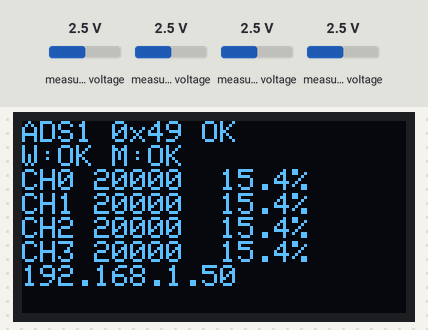
The program below on a simulated ESP8266 (NodeMCU). On the bench: 128×64 one-colour display. The inputs (shaded band) are chosen by the test bench; at power-on: measured voltage 2.5 V. WiFi joins after 1.5 s; servers stay silent unless stated; no MQTT or app messages arrive unless stated.

Above: at 6.4 s.
6.5 s: measured voltage (sensor 200) set to 0.1 V
At 13.4 s:
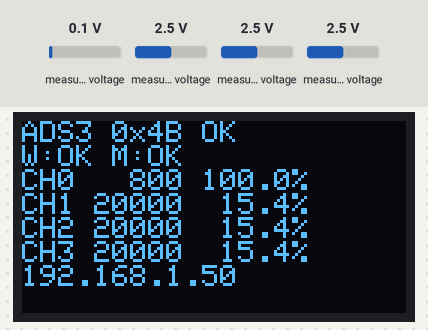
23.5 s: measured voltage (sensor 201) set to 0.1 V
At 31.3 s:
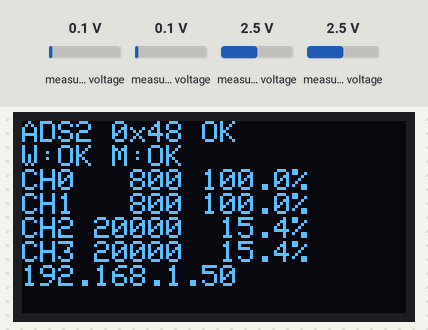
32.0 s: measured voltage (sensor 202) set to 0.1 V
At 45.2 s:
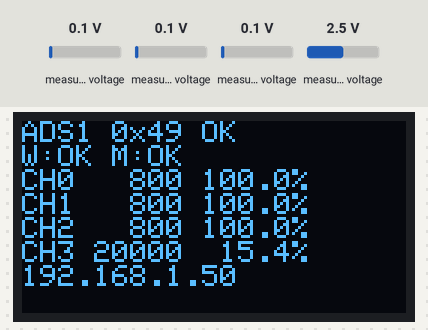
45.5 s: measured voltage (sensor 203) set to 0.1 V
At 51.7 s:
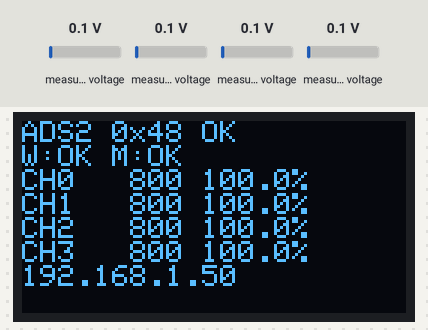
52.0 s: measured voltage (sensor 200) set to 1.2 V
At 64.6 s:
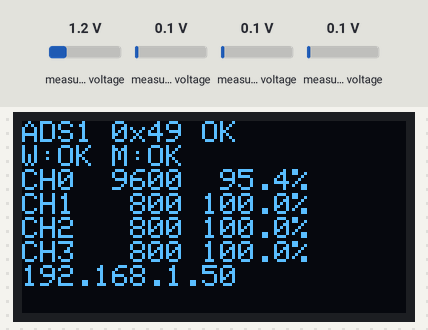
65.6 s: measured voltage (sensor 201) set to 1.2 V
At 71.8 s:
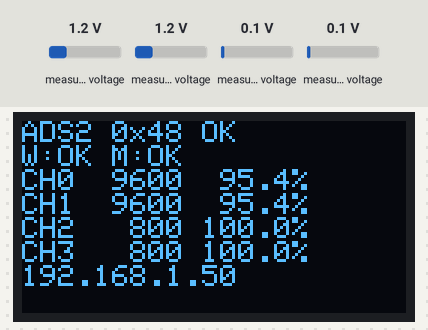
Timing chart, 0 to 73.1 s (numbered marks = the images above; inputs shaded):
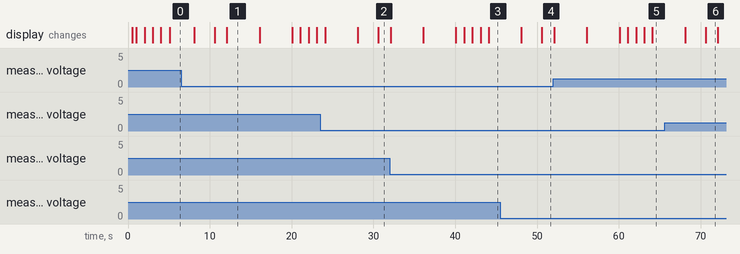

Measured:
- after the input at 45.5 s, the display: first differs from a run without the input after 5.1 s (image 4)
- what the display in image 1 shows lasts 4.0 s, from 12.1 s to 16.1 s

The program:

main.cpp
```cpp
#include <Arduino.h>
#include <ArduinoJson.h>
#include <ESP8266WiFi.h>
#include <Wire.h>

#include "config.h"
#include "credentials.h"
#include "mqtt_client.h"
#include "oled_ui.h"
#include "soil_reader.h"

namespace {

SoilReader soilReader;
MqttClient mqttClient;
OledUi oledUi;

uint32_t publishIntervalMs = DEFAULT_PUBLISH_INTERVAL_MS;
uint32_t lastPublishMs = 0;
uint32_t lastWifiAttemptMs = 0;
bool publishRequested = true;

void startWifi() {
  if (WiFi.status() == WL_CONNECTED) {
    return;
  }

  WiFi.mode(WIFI_STA);
  WiFi.persistent(false);
  WiFi.setAutoReconnect(true);
  WiFi.begin(WIFI_SSID, WIFI_PASSWORD);
  lastWifiAttemptMs = millis();
}

void maintainWifi() {
  if (WiFi.status() == WL_CONNECTED) {
    return;
  }

  const uint32_t now = millis();
  if (now - lastWifiAttemptMs >= WIFI_RETRY_INTERVAL_MS) {
    WiFi.disconnect();
    WiFi.begin(WIFI_SSID, WIFI_PASSWORD);
    lastWifiAttemptMs = now;
  }
}

void handleMqttCommand(const uint8_t* payload, size_t length) {
  StaticJsonDocument<192> command;
  const DeserializationError error = deserializeJson(command, payload, length);
  if (error) {
    return;
  }

  if (command["read_now"] | false) {
    publishRequested = true;
  }

  if (command.containsKey("interval_ms")) {
    const uint32_t requestedInterval = command["interval_ms"].as<uint32_t>();
    publishIntervalMs =
        constrain(requestedInterval, MIN_PUBLISH_INTERVAL_MS, MAX_PUBLISH_INTERVAL_MS);
  }

  if (command.containsKey("oled_page")) {
    const int requestedPage = command["oled_page"].as<int>();
    oledUi.setPage(static_cast<uint8_t>(
        constrain(requestedPage, 0, static_cast<int>(OLED_PAGE_COUNT - 1))));
  }
}

void publishSensorData() {
  soilReader.readAll();

  StaticJsonDocument<SENSOR_JSON_CAPACITY> document;
  document["device_id"] = MQTT_CLIENT_ID;
  document["wifi_rssi"] = WiFi.status() == WL_CONNECTED ? WiFi.RSSI() : 0;
  document["uptime_ms"] = millis();

  JsonArray adsArray = document.createNestedArray("ads");
  const SoilReading* readings = soilReader.readings();

  for (uint8_t adsIndex = 0; adsIndex < ADS_COUNT; ++adsIndex) {
    JsonObject adsObject = adsArray.createNestedObject();
    adsObject["id"] = adsIndex + 1;

    char addressText[5];
    const uint8_t address = pgm_read_byte(&ADS_ADDRESSES[adsIndex]);
    snprintf(addressText, sizeof(addressText), "0x%02X", address);
    adsObject["address"] = addressText;
    adsObject["online"] = soilReader.isOnline(adsIndex);

    JsonArray channels = adsObject.createNestedArray("channels");
    for (uint8_t channel = 0; channel < CHANNELS_PER_ADS; ++channel) {
      const SoilReading& reading =
          readings[(adsIndex * CHANNELS_PER_ADS) + channel];
      JsonObject channelObject = channels.createNestedObject();
      channelObject["ch"] = channel;
      channelObject["raw"] = reading.raw;
      channelObject["voltage"] = reading.voltage;
      channelObject["percent"] = reading.percent;
    }
  }

  if (document.overflowed()) {
    return;
  }

  mqttClient.publishSensor(document);
}

}  // namespace

void setup() {
  Wire.begin(I2C_SDA_PIN, I2C_SCL_PIN);
  Wire.setClock(I2C_CLOCK_HZ);
  soilReader.begin();
  if (OLED_ENABLED) {
    oledUi.begin();
  }

  mqttClient.begin(MQTT_HOST, MQTT_PORT, MQTT_USER, MQTT_PASSWORD,
                   MQTT_CLIENT_ID, MQTT_BASE_TOPIC);
  mqttClient.setCommandHandler(handleMqttCommand);

  startWifi();
}

void loop() {
  maintainWifi();
  mqttClient.loop();

  const uint32_t now = millis();
  if (publishRequested || now - lastPublishMs >= publishIntervalMs) {
    publishRequested = false;
    lastPublishMs = now;
    publishSensorData();
  }

  if (OLED_ENABLED) {
    oledUi.update(soilReader, mqttClient.connected());
  }
  yield();
}
```

credentials.example.h
```cpp
#pragma once

// Copy this file to credentials.h and replace the example values.
#define WIFI_SSID "your-wifi-ssid"
#define WIFI_PASSWORD "your-wifi-password"

#define MQTT_HOST "192.168.1.10"
#define MQTT_PORT 1883
#define MQTT_USER "mqtt-user"
#define MQTT_PASSWORD "mqtt-password"
#define MQTT_CLIENT_ID "esp01-soil-01"
#define MQTT_BASE_TOPIC "garden/soil/esp01-soil-01"

// The ESP8266 connects only to MQTT_HOST:MQTT_PORT.
// If the broker is reachable only through SSH, create the SSH tunnel on a
// server/router/laptop that is reachable by the ESP; do not run SSH on ESP-01.
```

mqtt_client.h
```cpp
#pragma once

#include <Arduino.h>
#include <ArduinoJson.h>
#include <ESP8266WiFi.h>
#include <PubSubClient.h>

#include "config.h"

using MqttCommandHandler = void (*)(const uint8_t* payload, size_t length);

class MqttClient {
 public:
  void begin(const char* host, uint16_t port, const char* user,
             const char* password, const char* clientId,
             const char* baseTopic);
  void loop();
  bool connected();
  bool publishSensor(const JsonDocument& document);
  void setCommandHandler(MqttCommandHandler handler);

 private:
  static void callbackThunk(char* topic, uint8_t* payload,
                            unsigned int length);
  void handleCallback(char* topic, uint8_t* payload, unsigned int length);
  void reconnect();
  void buildTopics();

  WiFiClient wifiClient_;
  PubSubClient client_{wifiClient_};
  const char* host_ = nullptr;
  uint16_t port_ = 1883;
  const char* user_ = nullptr;
  const char* password_ = nullptr;
  const char* clientId_ = nullptr;
  const char* baseTopic_ = nullptr;
  char sensorTopic_[128] = {};
  char statusTopic_[128] = {};
  char commandTopic_[128] = {};
  uint32_t lastReconnectAttemptMs_ = 0;
  MqttCommandHandler commandHandler_ = nullptr;
  static MqttClient* instance_;
};
```

oled_ui.h
```cpp
#pragma once

#include <Adafruit_SSD1306.h>
#include <Arduino.h>

#include "soil_reader.h"

class OledUi {
 public:
  OledUi();

  bool begin();
  void update(const SoilReader& soilReader, bool mqttConnected);
  void setPage(uint8_t page);
  bool available() const;

 private:
  void drawStatusPage(bool mqttConnected);
  void drawAdsPage(const SoilReader& soilReader, bool mqttConnected,
                   uint8_t adsIndex);
  void printConnectionFlags(bool mqttConnected);

  Adafruit_SSD1306 display_;
  uint8_t address_ = 0;
  uint8_t page_ = 0;
  bool available_ = false;
  uint32_t lastPageChangeMs_ = 0;
  uint32_t lastRefreshMs_ = 0;
};
```

soil_reader.h
```cpp
#pragma once

#include <Adafruit_ADS1X15.h>
#include <Arduino.h>

#include "config.h"

struct SoilReading {
  int16_t raw = 0;
  float voltage = 0.0F;
  float percent = 0.0F;
  bool valid = false;
};

class SoilReader {
 public:
  void begin();
  void readAll();
  bool isOnline(uint8_t adsIndex) const;
  const SoilReading* readings() const;
  const SoilReading& reading(uint8_t adsIndex, uint8_t channel) const;

 private:
  float rawToPercent(int16_t raw, uint8_t sensorIndex) const;

  Adafruit_ADS1115 ads_[ADS_COUNT];
  bool online_[ADS_COUNT] = {};
  SoilReading readings_[SENSOR_COUNT];
};
```

mqtt_client.cpp
```cpp
#include "mqtt_client.h"

#include <cstring>

MqttClient* MqttClient::instance_ = nullptr;

void MqttClient::begin(const char* host, uint16_t port, const char* user,
                       const char* password, const char* clientId,
                       const char* baseTopic) {
  host_ = host;
  port_ = port;
  user_ = user;
  password_ = password;
  clientId_ = clientId;
  baseTopic_ = baseTopic;

  buildTopics();
  instance_ = this;
  client_.setServer(host_, port_);
  client_.setCallback(callbackThunk);
}

void MqttClient::loop() {
  if (WiFi.status() != WL_CONNECTED) {
    return;
  }

  if (!client_.connected()) {
    const uint32_t now = millis();
    if (now - lastReconnectAttemptMs_ >= MQTT_RETRY_INTERVAL_MS) {
      lastReconnectAttemptMs_ = now;
      reconnect();
    }
    return;
  }

  client_.loop();
}

bool MqttClient::connected() {
  return client_.connected();
}

bool MqttClient::publishSensor(const JsonDocument& document) {
  if (!client_.connected()) {
    return false;
  }

  const size_t payloadLength = measureJson(document);
  if (!client_.beginPublish(sensorTopic_, payloadLength, false)) {
    return false;
  }

  const size_t written = serializeJson(document, client_);
  const bool ended = client_.endPublish();
  return ended && written == payloadLength;
}

void MqttClient::setCommandHandler(MqttCommandHandler handler) {
  commandHandler_ = handler;
}

void MqttClient::callbackThunk(char* topic, uint8_t* payload,
                               unsigned int length) {
  if (instance_ != nullptr) {
    instance_->handleCallback(topic, payload, length);
  }
}

void MqttClient::handleCallback(char* topic, uint8_t* payload,
                                unsigned int length) {
  if (strcmp(topic, commandTopic_) == 0 && commandHandler_ != nullptr) {
    commandHandler_(payload, length);
  }
}

void MqttClient::reconnect() {
  bool connected = false;
  if (user_ != nullptr && user_[0] != '\0') {
    connected =
        client_.connect(clientId_, user_, password_, statusTopic_, 0, true,
                        "offline");
  } else {
    connected =
        client_.connect(clientId_, statusTopic_, 0, true, "offline");
  }

  if (!connected) {
    return;
  }

  client_.publish(statusTopic_, "online", true);
  client_.subscribe(commandTopic_);
}

void MqttClient::buildTopics() {
  snprintf(sensorTopic_, sizeof(sensorTopic_), "%s/sensor", baseTopic_);
  snprintf(statusTopic_, sizeof(statusTopic_), "%s/status", baseTopic_);
  snprintf(commandTopic_, sizeof(commandTopic_), "%s/command", baseTopic_);
}
```

oled_ui.cpp
```cpp
#include "oled_ui.h"

#include <ESP8266WiFi.h>
#include <Wire.h>

OledUi::OledUi()
    : display_(OLED_WIDTH, OLED_HEIGHT, &Wire, -1) {}

bool OledUi::begin() {
  address_ = OLED_ADDRESS;

  Wire.beginTransmission(address_);
  if (Wire.endTransmission() != 0) {
    return false;
  }

  available_ = display_.begin(SSD1306_SWITCHCAPVCC, address_);
  if (!available_) {
    return false;
  }

  display_.clearDisplay();
  display_.setTextColor(SSD1306_WHITE);
  display_.setTextSize(1);
  display_.setCursor(0, 0);
  display_.println(F("ESP-01 Soil Monitor"));
  display_.println(F("Starting..."));
  display_.display();
  return true;
}

void OledUi::update(const SoilReader& soilReader, bool mqttConnected) {
  if (!available_) {
    return;
  }

  const uint32_t now = millis();
  if (now - lastPageChangeMs_ >= OLED_PAGE_INTERVAL_MS) {
    page_ = (page_ + 1) % OLED_PAGE_COUNT;
    lastPageChangeMs_ = now;
  }

  if (now - lastRefreshMs_ < 500) {
    return;
  }
  lastRefreshMs_ = now;

  display_.clearDisplay();
  display_.setTextSize(1);
  display_.setTextColor(SSD1306_WHITE);
  display_.setCursor(0, 0);

  if (page_ == 0) {
    drawStatusPage(mqttConnected);
  } else {
    drawAdsPage(soilReader, mqttConnected, page_ - 1);
  }

  display_.display();
}

void OledUi::setPage(uint8_t page) {
  page_ = page < OLED_PAGE_COUNT ? page : 0;
  lastPageChangeMs_ = millis();
  lastRefreshMs_ = 0;
}

bool OledUi::available() const {
  return available_;
}

void OledUi::drawStatusPage(bool mqttConnected) {
  display_.println(F("SYSTEM STATUS"));
  display_.print(F("WiFi: "));
  display_.println(WiFi.status() == WL_CONNECTED ? F("ONLINE") : F("OFFLINE"));
  display_.print(F("MQTT: "));
  display_.println(mqttConnected ? F("ONLINE") : F("OFFLINE"));
  display_.print(F("RSSI: "));
  if (WiFi.status() == WL_CONNECTED) {
    display_.print(WiFi.RSSI());
    display_.println(F(" dBm"));
  } else {
    display_.println(F("--"));
  }
  display_.println(F("IP:"));
  if (WiFi.status() == WL_CONNECTED) {
    display_.println(WiFi.localIP());
  } else {
    display_.println(F("0.0.0.0"));
  }
  display_.print(F("Up: "));
  display_.print(millis() / 1000);
  display_.println(F(" s"));
}

void OledUi::drawAdsPage(const SoilReader& soilReader, bool mqttConnected,
                         uint8_t adsIndex) {
  display_.printf("ADS%u 0x%02X %s\n", adsIndex + 1,
                  pgm_read_byte(&ADS_ADDRESSES[adsIndex]),
                  soilReader.isOnline(adsIndex) ? "OK" : "OFFLINE");
  printConnectionFlags(mqttConnected);

  for (uint8_t channel = 0; channel < CHANNELS_PER_ADS; ++channel) {
    const SoilReading& reading = soilReader.reading(adsIndex, channel);
    if (reading.valid) {
      display_.printf("CH%u %5d %5.1f%%\n", channel, reading.raw,
                      reading.percent);
    } else {
      display_.printf("CH%u -----  --.-%%\n", channel);
    }
  }

  if (WiFi.status() == WL_CONNECTED) {
    display_.print(WiFi.localIP());
  } else {
    display_.print(F("IP 0.0.0.0"));
  }
}

void OledUi::printConnectionFlags(bool mqttConnected) {
  display_.print(F("W:"));
  display_.print(WiFi.status() == WL_CONNECTED ? F("OK") : F("--"));
  display_.print(F(" M:"));
  display_.println(mqttConnected ? F("OK") : F("--"));
}
```

soil_reader.cpp
```cpp
#include "soil_reader.h"

#include <Wire.h>

void SoilReader::begin() {
  for (uint8_t adsIndex = 0; adsIndex < ADS_COUNT; ++adsIndex) {
    const uint8_t address = pgm_read_byte(&ADS_ADDRESSES[adsIndex]);
    online_[adsIndex] = ads_[adsIndex].begin(address, &Wire);
    if (online_[adsIndex]) {
      ads_[adsIndex].setGain(GAIN_ONE);
    }
  }
}

void SoilReader::readAll() {
  for (uint8_t adsIndex = 0; adsIndex < ADS_COUNT; ++adsIndex) {
    for (uint8_t channel = 0; channel < CHANNELS_PER_ADS; ++channel) {
      const uint8_t sensorIndex = (adsIndex * CHANNELS_PER_ADS) + channel;
      SoilReading& result = readings_[sensorIndex];

      if (!online_[adsIndex]) {
        result = SoilReading{};
        continue;
      }

      result.raw = ads_[adsIndex].readADC_SingleEnded(channel);
      result.voltage = ads_[adsIndex].computeVolts(result.raw);
      result.percent = rawToPercent(result.raw, sensorIndex);
      result.valid = true;

      yield();
    }
  }
}

bool SoilReader::isOnline(uint8_t adsIndex) const {
  return adsIndex < ADS_COUNT && online_[adsIndex];
}

const SoilReading* SoilReader::readings() const {
  return readings_;
}

const SoilReading& SoilReader::reading(uint8_t adsIndex,
                                      uint8_t channel) const {
  static const SoilReading invalidReading;
  if (adsIndex >= ADS_COUNT || channel >= CHANNELS_PER_ADS) {
    return invalidReading;
  }
  return readings_[(adsIndex * CHANNELS_PER_ADS) + channel];
}

float SoilReader::rawToPercent(int16_t raw, uint8_t sensorIndex) const {
  const int32_t dry = static_cast<int16_t>(pgm_read_word(&dryRaw[sensorIndex]));
  const int32_t wet = static_cast<int16_t>(pgm_read_word(&wetRaw[sensorIndex]));
  const int32_t span = wet - dry;

  if (span == 0) {
    return 0.0F;
  }

  // Equivalent to mapping dryRaw -> 0% and wetRaw -> 100%. This naturally
  // supports the common capacitive-sensor case where dryRaw > wetRaw.
  const float percent =
      (static_cast<float>(raw - dry) * 100.0F) / static_cast<float>(span);
  return constrain(percent, 0.0F, 100.0F);
}
```

config.h
```cpp
#pragma once

#include <Arduino.h>
#include <pgmspace.h>

constexpr uint8_t I2C_SDA_PIN = 0;
constexpr uint8_t I2C_SCL_PIN = 2;
constexpr uint32_t I2C_CLOCK_HZ = 100000;

constexpr uint8_t CHANNELS_PER_ADS = 4;

// Configure only the ADS1115 addresses that may be installed. The firmware will
// probe each address at boot and continue with any subset that is detected.
// ADS1=ADDR->VCC, ADS2=ADDR->GND, ADS3=ADDR->SCL, ADS4=ADDR->SDA.
const uint8_t ADS_ADDRESSES[] PROGMEM = {0x49, 0x48, 0x4B, 0x4A};
constexpr uint8_t ADS_COUNT = sizeof(ADS_ADDRESSES) / sizeof(ADS_ADDRESSES[0]);
constexpr uint8_t SENSOR_COUNT = ADS_COUNT * CHANNELS_PER_ADS;

// Replace these example values with calibration measurements for every sensor.
// dryRaw may be greater than wetRaw; the conversion formula handles either order.
const int16_t dryRaw[SENSOR_COUNT] PROGMEM = {
    22000, 22000, 22000, 22000,
    22000, 22000, 22000, 22000,
    22000, 22000, 22000, 22000,
    22000, 22000, 22000, 22000,
};

const int16_t wetRaw[SENSOR_COUNT] PROGMEM = {
    9000, 9000, 9000, 9000,
    9000, 9000, 9000, 9000,
    9000, 9000, 9000, 9000,
    9000, 9000, 9000, 9000,
};

constexpr uint32_t DEFAULT_PUBLISH_INTERVAL_MS = 10000;
constexpr uint32_t MIN_PUBLISH_INTERVAL_MS = 1000;
constexpr uint32_t MAX_PUBLISH_INTERVAL_MS = 3600000;
constexpr uint32_t WIFI_RETRY_INTERVAL_MS = 15000;
constexpr uint32_t MQTT_RETRY_INTERVAL_MS = 5000;
constexpr uint32_t OLED_PAGE_INTERVAL_MS = 4000;

constexpr bool OLED_ENABLED = true;
constexpr uint8_t OLED_ADDRESS = 0x3C;
constexpr uint8_t OLED_WIDTH = 128;
constexpr uint8_t OLED_HEIGHT = 64;
constexpr uint8_t OLED_PAGE_COUNT = ADS_COUNT + 1;

// Sized for metadata plus configured ADS objects and channel readings.
constexpr size_t SENSOR_JSON_BASE_CAPACITY = 512;
constexpr size_t SENSOR_JSON_ADS_CAPACITY = 256;
constexpr size_t SENSOR_JSON_CHANNEL_CAPACITY = 128;
constexpr size_t SENSOR_JSON_CAPACITY =
    SENSOR_JSON_BASE_CAPACITY + (ADS_COUNT * SENSOR_JSON_ADS_CAPACITY) +
    (SENSOR_COUNT * SENSOR_JSON_CHANNEL_CAPACITY);
```
